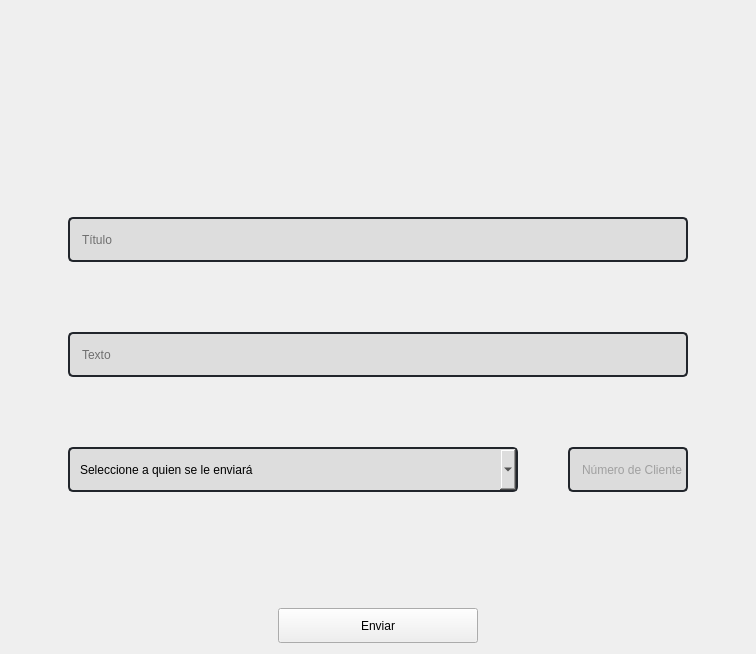
                     <widget class="QWidget" name="lytNotificacion">
                      <property name="styleSheet">
                       <string notr="true">QLineEdit {
	color: rgb(0, 0, 0);
	background-color: rgb(221, 221, 221);
	border-radius: 5px;
	border: 2px solid rgb(33, 37, 43);
	padding-left: 10px;
	selection-color: rgb(255, 255, 255);
	selection-background-color: rgb(237, 28, 40);
}
QLineEdit:hover {
	border: 2px solid rgb(64, 71, 88);
}
QLineEdit:focus {
	border: 2px solid rgb(237, 28, 40);
}

QComboBox{
	color: rgb(0, 0, 0);
	background-color: rgb(221, 221, 221);
	border-radius: 5px;
	border: 2px solid rgb(33, 37, 43);
	padding: 5px;
	padding-left: 10px;
}
QComboBox:hover{
	border: 2px solid rgb(64, 71, 88);
}
QComboBox::drop-down {
	subcontrol-origin: padding;
	subcontrol-position: top right;
	width: 25px; 
	border-left-width: 3px;
	border-left-color: rgba(39, 44, 54, 150);
	border-left-style: solid;
	border-top-right-radius: 3px;
	border-bottom-right-radius: 3px;	
	image: url(:/images/flecha-hacia-abajo.png);
	background-position: center;
	background-repeat: no-reperat;
 }
QComboBox QAbstractItemView {
	color: rgb(0, 0, 0);	
	background-color: rgb(221, 221, 221);
	padding: 10px;
	selection-background-color: rgb(39, 44, 54);
}

#pagesContainer QPushButton {
	border: 2px solid rgb(237, 28, 40);
	border-radius: 5px;	
	background-color: rgb(237, 28, 40);
	font: 12pt &quot;Montserrat&quot;;
}


#pagesContainer QPushButton:hover {
	background-color: rgb(238, 56, 67);
	border: 2px solid rgb(238, 56, 67);
}
#pagesContainer QPushButton:pressed {	
	background-color: rgb(237, 28, 40);
	border: 2px solid rgb(237, 28, 40);
}</string>
                      </property>
                      <layout class="QVBoxLayout" name="verticalLayout_5">
                       <item>
                        <layout class="QHBoxLayout" name="horizontalLayout_52">
                         <property name="sizeConstraint">
                          <enum>QLayout::SetDefaultConstraint</enum>
                         </property>
                         <property name="topMargin">
                          <number>30</number>
                         </property>
                         <property name="bottomMargin">
                          <number>50</number>
                         </property>
                         <item>
                          <widget class="QLabel" name="lblLogoReservar_5">
                           <property name="minimumSize">
                            <size>
                             <width>500</width>
                             <height>100</height>
                            </size>
                           </property>
                           <property name="maximumSize">
                            <size>
                             <width>500</width>
                             <height>100</height>
                            </size>
                           </property>
                           <property name="styleSheet">
                            <string notr="true">image: url(:/images/images/images/LogoRESILIENCE2.png);</string>
                           </property>
                           <property name="text">
                            <string/>
                           </property>
                          </widget>
                         </item>
                        </layout>
                       </item>
                       <item>
                        <layout class="QGridLayout" name="gridLayout_11">
                         <property name="topMargin">
                          <number>20</number>
                         </property>
                         <property name="horizontalSpacing">
                          <number>50</number>
                         </property>
                         <property name="verticalSpacing">
                          <number>20</number>
                         </property>
                         <item row="1" column="1">
                          <widget class="QLabel" name="ntLblTitulo">
                           <property name="minimumSize">
                            <size>
                             <width>0</width>
                             <height>30</height>
                            </size>
                           </property>
                           <property name="maximumSize">
                            <size>
                             <width>16777215</width>
                             <height>30</height>
                            </size>
                           </property>
                           <property name="text">
                            <string/>
                           </property>
                          </widget>
                         </item>
                         <item row="0" column="0">
                          <widget class="QLabel" name="label_16">
                           <property name="text">
                            <string/>
                           </property>
                          </widget>
                         </item>
                         <item row="0" column="3">
                          <widget class="QLabel" name="label_34">
                           <property name="text">
                            <string/>
                           </property>
                          </widget>
                         </item>
                         <item row="5" column="2">
                          <widget class="QLabel" name="ntLblUrl">
                           <property name="minimumSize">
                            <size>
                             <width>0</width>
                             <height>30</height>
                            </size>
                           </property>
                           <property name="maximumSize">
                            <size>
                             <width>16777215</width>
                             <height>30</height>
                            </size>
                           </property>
                           <property name="text">
                            <string/>
                           </property>
                          </widget>
                         </item>
                         <item row="4" column="1">
                          <widget class="QComboBox" name="ntCmbRemitente">
                           <property name="minimumSize">
                            <size>
                             <width>450</width>
                             <height>45</height>
                            </size>
                           </property>
                           <property name="maximumSize">
                            <size>
                             <width>450</width>
                             <height>45</height>
                            </size>
                           </property>
                           <property name="cursor">
                            <cursorShape>PointingHandCursor</cursorShape>
                           </property>
                           <property name="currentText">
                            <string/>
                           </property>
                           <property name="currentIndex">
                            <number>-1</number>
                           </property>
                           <property name="maxVisibleItems">
                            <number>5</number>
                           </property>
                           <property name="insertPolicy">
                            <enum>QComboBox::InsertAtBottom</enum>
                           </property>
                           <property name="sizeAdjustPolicy">
                            <enum>QComboBox::AdjustToContentsOnFirstShow</enum>
                           </property>
                           <property name="placeholderText">
                            <string>Seleccione a quien se le enviará</string>
                           </property>
                           <property name="modelColumn">
                            <number>0</number>
                           </property>
                          </widget>
                         </item>
                         <item row="6" column="1" colspan="2">
                          <widget class="QLabel" name="ntLblBtnEnviar">
                           <property name="minimumSize">
                            <size>
                             <width>0</width>
                             <height>40</height>
                            </size>
                           </property>
                           <property name="maximumSize">
                            <size>
                             <width>16777215</width>
                             <height>40</height>
                            </size>
                           </property>
                           <property name="text">
                            <string/>
                           </property>
                           <property name="alignment">
                            <set>Qt::AlignCenter</set>
                           </property>
                          </widget>
                         </item>
                         <item row="5" column="1">
                          <widget class="QLabel" name="ntLblCmbRemitente">
                           <property name="minimumSize">
                            <size>
                             <width>0</width>
                             <height>30</height>
                            </size>
                           </property>
                           <property name="maximumSize">
                            <size>
                             <width>16777215</width>
                             <height>30</height>
                            </size>
                           </property>
                           <property name="text">
                            <string/>
                           </property>
                          </widget>
                         </item>
                         <item row="2" column="1" colspan="2">
                          <widget class="QLineEdit" name="ntTxtTexto">
                           <property name="minimumSize">
                            <size>
                             <width>0</width>
                             <height>45</height>
                            </size>
                           </property>
                           <property name="maximumSize">
                            <size>
                             <width>1000</width>
                             <height>45</height>
                            </size>
                           </property>
                           <property name="styleSheet">
                            <string notr="true"/>
                           </property>
                           <property name="inputMethodHints">
                            <set>Qt::ImhEmailCharactersOnly</set>
                           </property>
                           <property name="maxLength">
                            <number>255</number>
                           </property>
                           <property name="placeholderText">
                            <string>Texto</string>
                           </property>
                           <property name="clearButtonEnabled">
                            <bool>true</bool>
                           </property>
                          </widget>
                         </item>
                         <item row="4" column="2">
                          <widget class="QLineEdit" name="ntTxtNumCliente">
                           <property name="enabled">
                            <bool>false</bool>
                           </property>
                           <property name="minimumSize">
                            <size>
                             <width>0</width>
                             <height>45</height>
                            </size>
                           </property>
                           <property name="maximumSize">
                            <size>
                             <width>450</width>
                             <height>45</height>
                            </size>
                           </property>
                           <property name="styleSheet">
                            <string notr="true">background-color: rgb(220, 220, 220);
color: rgb(100, 100,100 );</string>
                           </property>
                           <property name="inputMethodHints">
                            <set>Qt::ImhEmailCharactersOnly</set>
                           </property>
                           <property name="maxLength">
                            <number>4</number>
                           </property>
                           <property name="placeholderText">
                            <string>Número de Cliente</string>
                           </property>
                           <property name="clearButtonEnabled">
                            <bool>true</bool>
                           </property>
                          </widget>
                         </item>
                         <item row="3" column="1">
                          <widget class="QLabel" name="ntLblTexto">
                           <property name="minimumSize">
                            <size>
                             <width>0</width>
                             <height>30</height>
                            </size>
                           </property>
                           <property name="maximumSize">
                            <size>
                             <width>16777215</width>
                             <height>30</height>
                            </size>
                           </property>
                           <property name="text">
                            <string/>
                           </property>
                          </widget>
                         </item>
                         <item row="0" column="1" colspan="2">
                          <widget class="QLineEdit" name="ntTxtTitulo">
                           <property name="minimumSize">
                            <size>
                             <width>0</width>
                             <height>45</height>
                            </size>
                           </property>
                           <property name="maximumSize">
                            <size>
                             <width>1000</width>
                             <height>45</height>
                            </size>
                           </property>
                           <property name="styleSheet">
                            <string notr="true"/>
                           </property>
                           <property name="inputMethodHints">
                            <set>Qt::ImhEmailCharactersOnly</set>
                           </property>
                           <property name="maxLength">
                            <number>255</number>
                           </property>
                           <property name="placeholderText">
                            <string>Título</string>
                           </property>
                           <property name="clearButtonEnabled">
                            <bool>true</bool>
                           </property>
                          </widget>
                         </item>
                        </layout>
                       </item>
                       <item>
                        <layout class="QHBoxLayout" name="horizontalLayout_59">
                         <item>
                          <widget class="QPushButton" name="ntBtnEnviar">
                           <property name="minimumSize">
                            <size>
                             <width>0</width>
                             <height>35</height>
                            </size>
                           </property>
                           <property name="maximumSize">
                            <size>
                             <width>200</width>
                             <height>35</height>
                            </size>
                           </property>
                           <property name="cursor">
                            <cursorShape>PointingHandCursor</cursorShape>
                           </property>
                           <property name="styleSheet">
                            <string notr="true"/>
                           </property>
                           <property name="text">
                            <string>Enviar</string>
                           </property>
                          </widget>
                         </item>
                        </layout>
                       </item>
                      </layout>
                     </widget>
